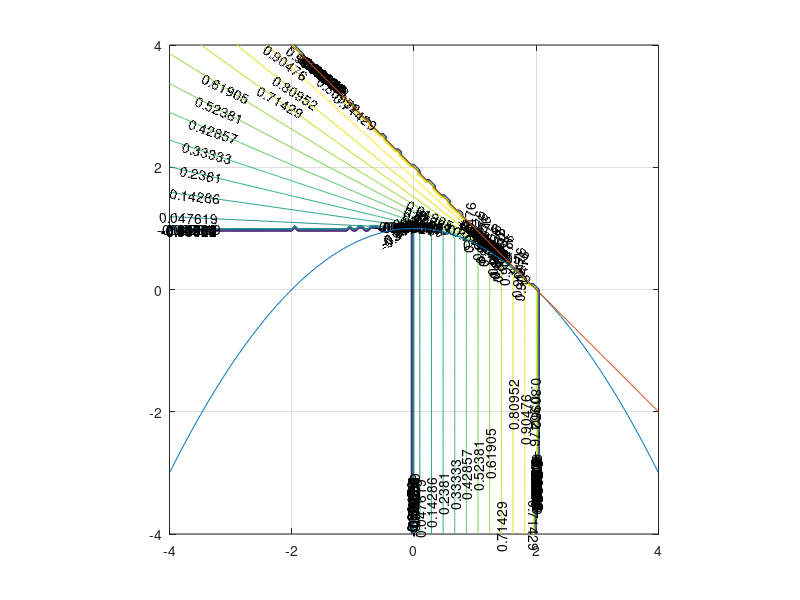

Write MATLAB code to recreate this figure.
% clc;
% clear variables;
% [X,Y]=meshgrid(0:0.05:4,1:0.05:3);
% Z = real(-0.5*X + (0.25*X.^2 + Y -1).^0.5);
% [C,h] = contour(X,Y,Z,40);
% 
% 
% clabel(C)
% hold on;
% axis equal;
% grid on;
% x = 0:0.05:4;
% plot(x,1-0.25*x.^2)
% plot(x,2 + x)



clc;
clear variables;
[X,Y]=meshgrid(-4:0.05:4,-4:0.05:4);
Z = real(0.5*X +(0.25*X.^2 + Y -1).^0.5);
Z(Z>1) = -1;
Z(Z<0) = -1;
[C,h] = contour(X,Y,Z,20);
clabel(C)
hold on;
axis equal;
grid on;
x = -4:0.05:4;
plot(x,1-0.25*x.^2)
plot(x,2 - x)

% [L,Y] = meshgrid(-10:0.5:0,-10:0.5:10);
% Z = L./Y;
% [C,h] = contour(L,Y,Z,10);
% clable(C)
% mesh(Z)


% [H,l] = meshgrid(0:0.025:1.5, -1.5:0.025:0);
% 
% for y = -1.0:0.05:1.0
%     figure()
%    Z = (H - (H^2-4*y.^2+4*l*y).^0.5)/(2.*y);
%    Z(imag(Z)>0) = 0;
%    Z = real(Z);
%    Z(Z>1)=0;
%    Z(Z<0) = 0;
% %    [C,h] = contour(H,l,Z,10);
% %    clabel(C);
%     mesh(Z)
%    xlabel('H-h');
%    ylabel('l');
%    title(y)
% end


